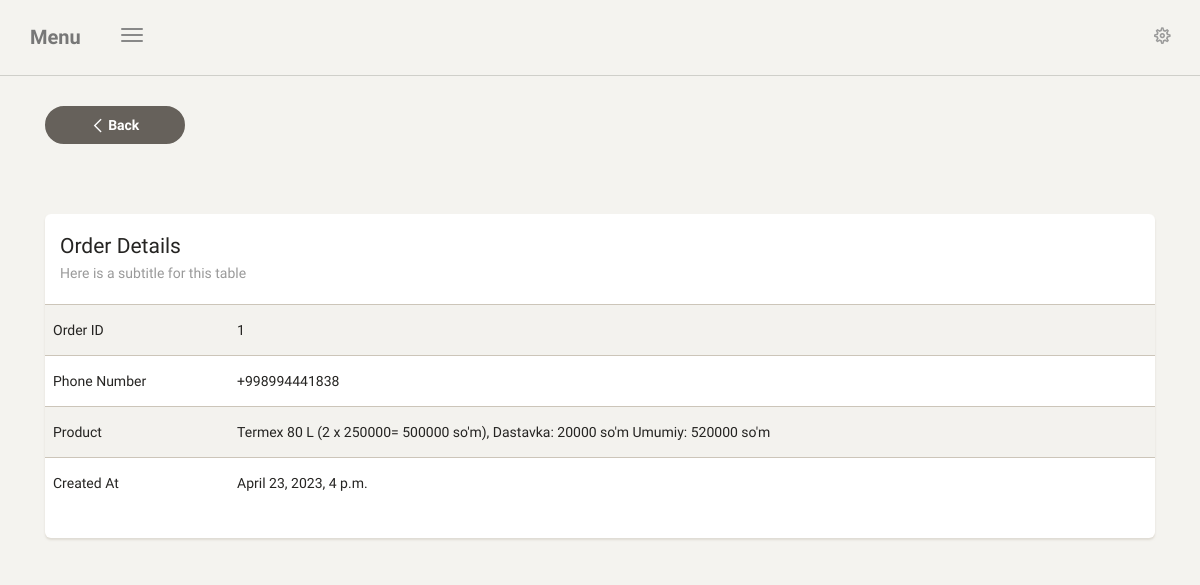
The page /order/1/ (signed in) on the database its author committed.
### app1/models.py (models this page shows, shortened)
class Orders(models.Model):
    user_id = models.BigIntegerField()
    phone_number = models.CharField(max_length=50)
    product = models.TextField()
    created_at = models.DateTimeField(auto_now_add=True)

### app1/views.py (the view)
# urls.py: path('order/<int:pk>/', order_details, name='order_details'),
@login_required
def order_details(request, pk):
    order = Orders.objects.get(pk=pk)
    return render(request, 'orders/details.html', {'order': order})

### templates/orders/details.html (shortened to what this page needs)
{% extends 'index.html' %}
{% load static %}
{% block context %}
    <div class="col-md-12">
        <a href="{% url 'order_list' %}">
            <button type="button" class="btn btn-wd btn-default btn-fill btn-move-left">
            <span class="btn-label">
                <i class="ti-angle-left"></i>
            </span>
                Back
            </button>
        </a>
        <div class="card">
            <div class="card-header">
                <h4 class="card-title">Order Details</h4>
                <p class="category">Here is a subtitle for this table</p>
            </div>
            <div class="card-content table-responsive table-full-width">
                <table class="table table-striped">
                    <tbody>
                    <tr>
                        <td>Order ID</td>
                        <td>{{ order.id }}</td>
                    </tr>
                    <tr>
                        <td>Phone Number</td>
                        <td>{{ order.phone_number }}</td>
                    </tr>
                    <tr>
                        <td>Product</td>
                        <td>{{ order.product }}</td>
                    </tr>
                    <tr>
                        <td>Created At</td>
                        <td>{{ order.created_at }}</td>
                    </tr>
                    </tbody>
                </table>
            </div>
        </div>
    </div>
{% endblock %}

### rows shown on the page
Orders: id "1", phone_number "+998994441838", product "Termex 80 L (2 x 250000= 500000 so'm), Dastavka: 20000 so'm Umumiy: 520000 so'm", created_at "April 23, 2023, 4 p.m."
